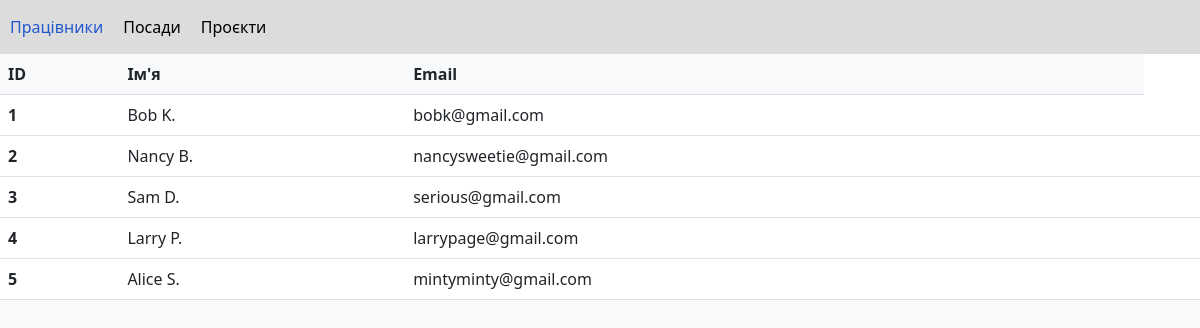
Page /employees on the earlier database version.
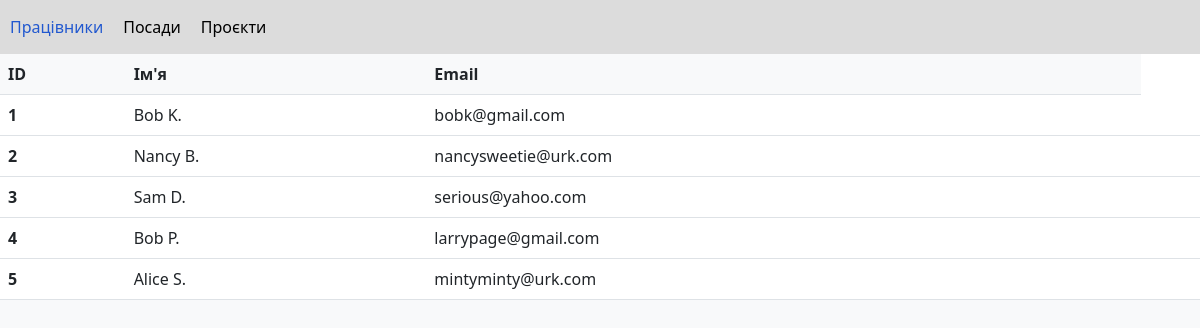
Same page on the later database version.
### objects.py (models this page shows, shortened)
class Employee(db.Model):
    __tablename__ = "employee"
    id = db.Column(db.Integer, primary_key=True, autoincrement=True)
    name = db.Column(db.String(80), nullable=False)
    position = db.Column(db.SmallInteger, nullable=True)
    role = db.Column(db.String(20), nullable=True)
    email = db.Column(db.String(25), nullable=True)
    phone = db.Column(db.String(13), nullable=True)
    projects = relationship("Project", secondary=employee_projects, back_populates="employees")

### app.py (the view)
@app.route("/employees")
def employees():
    items = Employee.query.all()
    return render_template("employees.html", active="employees", items=items)

### templates/employees.html
{% extends 'index.html' %}
{% block body %}
<table class="table align-middle mb-0 bg-white">
    <thead class="bg-light">
        <tr>
            <th>ID</th>
            <th>Ім'я</th>
            <th>Email</th>
        </tr>
    </thead>
{% for emp in items %}
    <tr>
        <td class="fw-bold">{{ emp.id }}</td>
        <td>{{ emp.name }}</td>
        <td>{{ emp.email }}</td>
        <td></td>
    </tr>
{% endfor %}
</table>
{% endblock %}

### templates/index.html (shortened to what this page needs)
<!DOCTYPE html>
<html lang="en">
<head>
    <link href="https://cdn.jsdelivr.net/npm/bootstrap@5.2.0/dist/css/bootstrap.min.css" rel="stylesheet">
</head>
<body>
    <nav>
        <a href="/employees" class="nav-item{{ ' active' if active == 'employees' }}">Працівники</a>
        <a href="/positions" class="nav-item{{ ' active' if active == 'positions' }}">Посади</a>
        <a href="/projects" class="nav-item{{ ' active' if active == 'projects' }}">Проєкти</a>
    </nav>
    {% block body %}
    {% endblock %}
</body>
</html>

### templates/index.html (style rules this page uses)
body { background-color: var(--bs-light); }
nav { display: flex; flex-direction: row; column-gap: 20px; background-color: gainsboro; padding: 15px 10px; }
.nav-item { color: black; text-decoration: none; }
.active { color: rgb(33, 88, 207); }

Differences in the rows shown:
changed Employee "Nancy B.": email "nancysweetie@gmail.com" → "nancysweetie@urk.com"
changed Employee "Sam D.": email "serious@gmail.com" → "serious@yahoo.com"
changed Employee "larrypage@gmail.com": name "Larry P." → "Bob P."
changed Employee "Alice S.": email "mintyminty@gmail.com" → "mintyminty@urk.com"
